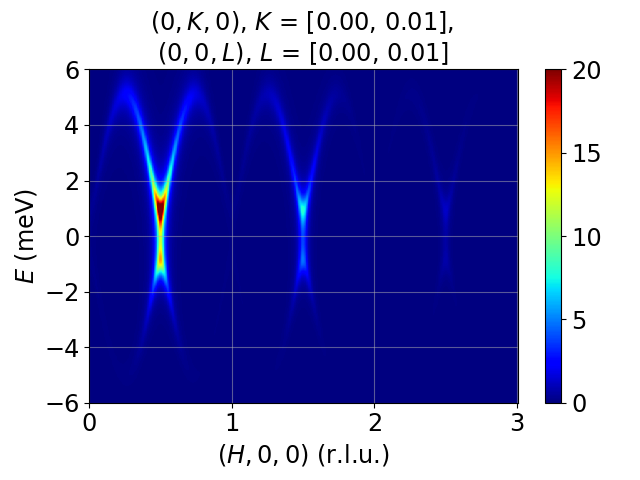

Generate this figure with Python:
# -*- coding: utf-8 -*-
import sys
from pathlib import Path

sys.path.append(str(Path(__file__).parent.parent) + "/pyLiSW")
from Atoms import Atoms
from Bonds import Bonds
from Sample import Sample
from LSWT import LSWT
from utils import gamma_fnc
from matplotlib import pyplot as plt

# -------------------------------------------------------------
# 1d AFM chain, Neel type, spin along z
# -------------------------------------------------------------
if __name__ == "__main__":
    # lattice parameters in Angstrom
    a = 3
    # determin the effective lattice parameters
    a_eff = a
    b_eff = a
    c_eff = a
    # propagation vector
    tau = (0.5, 0, 0)
    # vector perpendicular to the plane of rotation
    n = (0, 1, 0)
    # temperature
    te = 20
    afm_chain = Sample((a_eff, b_eff, c_eff), tau, n, te, gamma_fnc=gamma_fnc)
    # -------------------------------------------------------------
    # Add atoms
    # -------------------------------------------------------------
    s1 = 5 / 2
    aniso = [[0, 0, 0], [0, 0, 0], [0, 0, -0.05]]
    # atom postions with effective lattice parameters
    atoms = [
        Atoms(t=(0, 0, 0), ion="Mn2", spin=s1, aniso=aniso),
    ]
    afm_chain.add_atoms(atoms)
    # -------------------------------------------------------------
    # Add bonds
    # -------------------------------------------------------------
    j1 = 1  # AFM is positive, FM is negative
    bonds = [
        Bonds(afm_chain, 0, 0, r1=(1, 0, 0), j=j1),
    ]
    afm_chain.add_bonds(bonds)
    # -------------------------------------------------------------
    # Simulate dispersion
    # -------------------------------------------------------------
    qe_range = (
        [-0.0, 3.01, 0.005],
        [0.00, 0.01, 0.01],
        [0.00, 0.01, 0.01],
        [-20, 20, 0.01],
    )
    sim_qespace = LSWT(qe_range, afm_chain)
    # sim_qespace.dispersion_calc()
    # sim_qespace.plot_disp("x")
    # -------------------------------------------------------------
    # Simulate intensities
    # -------------------------------------------------------------
    slice_range = (
        [0, 3.01, 0.005],
        [0.00, 0.01],
        [0.00, 0.01],
        [-6, 6.01, 0.01],
    )
    sim_qespace.inten_calc()
    sim_qespace.slice(slice_range, plot_axes=(0, 3), SIM=True, vmin=0, vmax=20)
    # -------------------------------------------------------------
    # Making cuts
    # -------------------------------------------------------------
    # cut_range = (
    #     [0.5, 0.52],
    #     [0.00, 0.01],
    #     [0.00, 0.01],
    #     [-0.5, 0.51, 0.01],
    # )
    # sim_qespace.cut(cut_range, plot_axis=3, SIM=True)

    plt.show()
